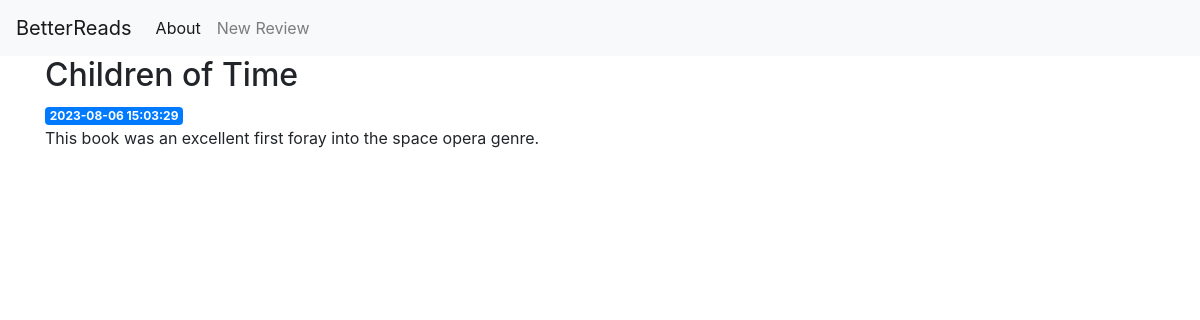
/1, run on an earlier commit of the app's database.
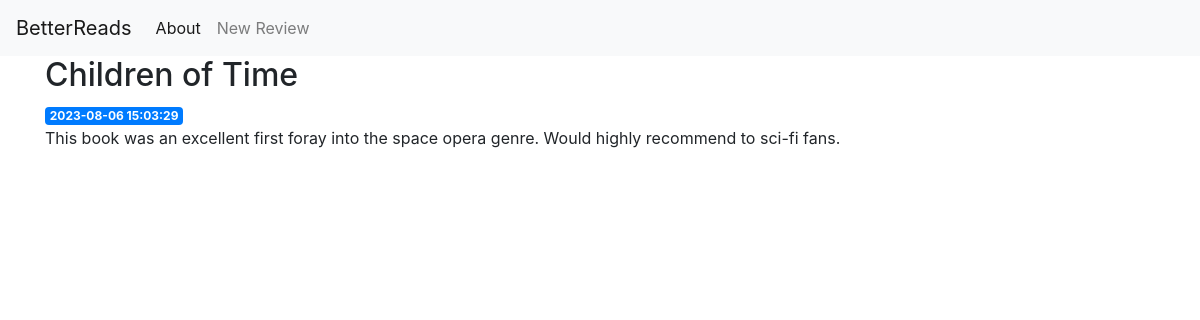
And on a later commit of the database.
### tables this page shows
CREATE TABLE reviews (
        id INTEGER PRIMARY KEY AUTOINCREMENT,
        created TIMESTAMP NOT NULL DEFAULT CURRENT_TIMESTAMP,
        title TEXT NOT NULL,
        author TEXT NOT NULL,
        rating INTEGER NOT NULL,
        content TEXT NOT NULL
    );

### app.py (the view)
@app.route('/<int:review_id>')
def review(review_id):
    review = get_review(review_id)
    return render_template('review.html', review=review)

### app.py (called while the page is built)
def get_db_connection():
    conn = sqlite3.connect('database.db')
    conn.row_factory = sqlite3.Row
    return conn

def get_review(review_id):
    conn = get_db_connection()
    review = conn.execute('SELECT * FROM REVIEWS WHERE id = ?', (review_id,)).fetchone()
    conn.close()
    if review is None:
        abort(404)
    return review

### templates/review.html
{% extends 'base.html' %}
{% block content %}
    <h2>{% block title %} {{ review['title'] }} {% endblock %}</h2>
    <span class = "badge badge-primary">{{ review['created'] }}</span>
    <p>{{ review['content'] }}</p?\>
{% endblock %}

What changed in the data, as far as the page shows it:
changed reviews "Children of Time": content "This book was an excellent first foray into the space opera genre." → "This book was an excellent first foray into the space opera genre. Would highly recommend to sci-fi fans."
